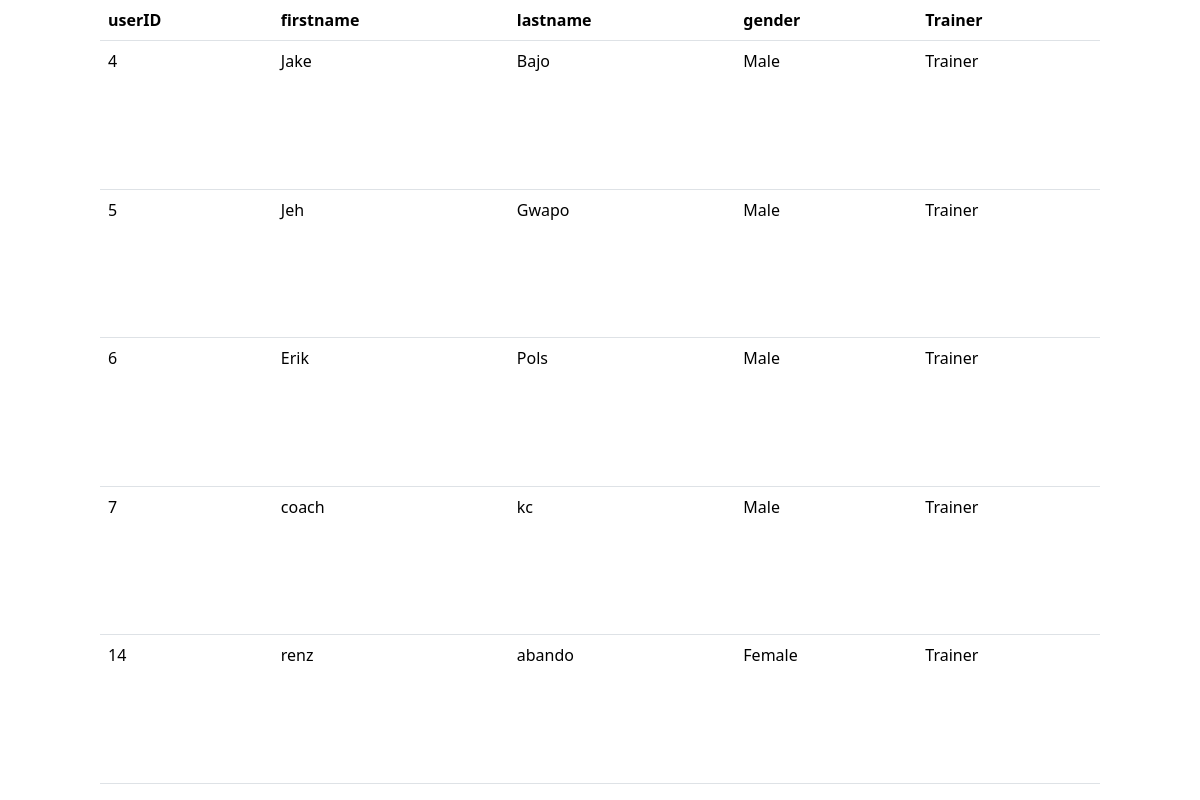
The app's page /records.php with its own data.
### tables this page shows
CREATE TABLE `tbluserprofile` (
  `userId` int(11) NOT NULL,
  `firstname` varchar(20) NOT NULL,
  `lastname` varchar(20) NOT NULL,
  `gender` varchar(10) NOT NULL,
  `usertype` varchar(10) NOT NULL
);

### records.php (the view, shortened to what this page needs)
<?php
    include 'connect.php';
    $fetch = "SELECT * FROM `tbluserprofile` WHERE usertype = 'trainer'";
    $query = mysqli_query($connection,$fetch);
?>
<!DOCTYPE html>
<html lang="en">
<head>
    <script src="https://cdn.tailwindcss.com"></script>
    <link href="https://cdn.jsdelivr.net/npm/bootstrap@5.3.3/dist/css/bootstrap.min.css" rel="stylesheet">
    <link href="https://cdn.jsdelivr.net/npm/bootstrap@5.3.2/dist/css/bootstrap.min.css" rel="stylesheet"/>
</head>
<body>
    <div class="container min-vh-100 d-flex justify-content-center">
        <table class="table">
            <thead>
                <tr>
                    <th>userID</th>
                    <th>firstname</th>
                    <th>lastname</th>
                    <th>gender</th>
                    <th>Trainer</th>
                </tr>
            </thead>
            <tbody>
            <?php
               if (mysqli_num_rows($query) > 0) {
                   while ($row = mysqli_fetch_assoc($query)) {
                       echo "<tr>";
                       echo "<td>" . $row["userId"] . "</td>";
                       echo "<td>" . $row["firstname"] . "</td>";
                       echo "<td>" . $row["lastname"] . "</td>";
                       echo "<td>" . $row["gender"] . "</td>";
                       echo "<td>" . $row["usertype"] . "</td>";
                       echo "</tr>";
                   }
               } else {
                   echo "<tr><td colspan='4'>No records found</td></tr>";
               }
               ?>
            </tbody>
        </table>
    </div>
  </body>
</body>
</html>

### records on screen
tbluserprofile: userId "4", firstname "Jake", lastname "Bajo", gender "Male", usertype "Trainer"
tbluserprofile: userId "5", firstname "Jeh", lastname "Gwapo", gender "Male", usertype "Trainer"
tbluserprofile: userId "6", firstname "Erik", lastname "Pols", gender "Male", usertype "Trainer"
tbluserprofile: userId "7", firstname "coach", lastname "kc", gender "Male", usertype "Trainer"
tbluserprofile: userId "14", firstname "renz", lastname "abando", gender "Female", usertype "Trainer"
